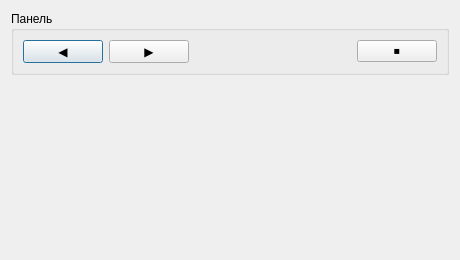
<?xml version="1.0" encoding="UTF-8"?>
<ui version="4.0"><class>Dialog</class><widget class="QDialog" name="Dialog"><property name="geometry"><rect><x>0</x><y>0</y><width>460</width><height>260</height></rect></property><property name="windowTitle"><string>#112 groups/197_group_hbox</string></property><layout class="QVBoxLayout" name="verticalLayout"><property name="leftMargin"><number>11</number></property><property name="topMargin"><number>11</number></property><property name="rightMargin"><number>11</number></property><property name="bottomMargin"><number>11</number></property><property name="spacing"><number>6</number></property><item><widget class="QGroupBox" name="g1"><property name="title"><string>Панель</string></property><layout class="QVBoxLayout" name="g1Layout"><property name="leftMargin"><number>9</number></property><property name="topMargin"><number>9</number></property><property name="rightMargin"><number>9</number></property><property name="bottomMargin"><number>9</number></property><property name="spacing"><number>6</number></property><item><layout class="QHBoxLayout" name="row"><property name="leftMargin"><number>0</number></property><property name="topMargin"><number>0</number></property><property name="rightMargin"><number>0</number></property><property name="bottomMargin"><number>0</number></property><property name="spacing"><number>6</number></property><item><widget class="QPushButton" name="b1"><property name="text"><string>◀</string></property></widget></item><item><widget class="QPushButton" name="b2"><property name="text"><string>▶</string></property></widget></item><item><spacer name="horizontalSpacer"><property name="orientation"><enum>Qt::Orientation::Horizontal</enum></property><property name="sizeHint" stdset="0"><size><width>40</width><height>20</height></size></property></spacer></item><item><widget class="QPushButton" name="b3"><property name="text"><string>⏹</string></property></widget></item></layout></item></layout></widget></item><item><spacer name="verticalSpacer"><property name="orientation"><enum>Qt::Orientation::Vertical</enum></property><property name="sizeHint" stdset="0"><size><width>40</width><height>20</height></size></property></spacer></item></layout></widget></ui>
